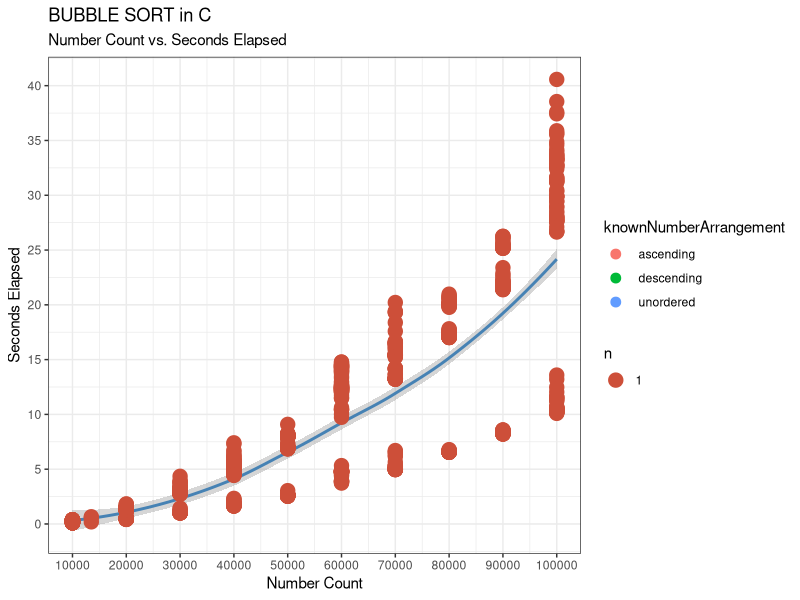

Recreate this plot in R.
# REQUIRED LIBRARIES
library(ggplot2)   # Create Elegant Data Visualisations Using the Grammar of Graphics
library(ggrepel)   # Automatically Position Non-Overlapping Text Labels with 'ggplot2'
# library(ggalt)     # Extra Coordinate Systems, 'Geoms', Statistical Transformations,
# Scales and Fonts for 'ggplot2'

# GRUNT WORK
# Make it  more readable
projectLocation <- "/Users/can/Documents/Family/Can/Master/
University Passau/
Semesters/
WS 19:20/
Empirical Methods for Software Engineering/
EMSE | Exercise/
Sorting\ Algorithm\ Implementations/
bubble-sort"

# The above multi-line style needs the removal of new-line characters
directory <- gsub("\n", "", projectLocation)

# Set and check the working directory
setwd(directory)
getwd()

# PRE-PLOTTING GRUNT WORK
# Turn-off the scientific notation like 1e+48
options(scipen=999)

# Pre-set the BW theme
theme_set(theme_bw())

# DATA OPERATIONS
# Retrieve the data
bubbleSortResults <- read.csv("results-bubble-sort.csv")

# Crop the data set
# Otherwise there is too much data to display
# It gets highly noisy
firstNinetyRows <- 90
chunk <- sample(bubbleSortResults[1:firstNinetyRows,])
# View(chunk)

# Modularly controlling which data set gets displayed
dataSet <- bubbleSortResults

# The usage of the data set
# Also related to making labelling below better for the eyes
numberCount <- dataSet$NumberCount
secondsElapsed <- dataSet$SecondsElapsed
knownNumberArrangement <- dataSet$KnownNumberArrangement

# PLOT IT...
ggplot(dataSet, aes(x = numberCount, 
										y = secondsElapsed)) + 
	# request a scatterplot
	geom_point(aes(col = knownNumberArrangement), 
						 size = 3) + 
	# add a smoothing layer
	# the line of the best fit
	geom_smooth(method = "loess", 
							col = "steelblue", 
							size = 1) +
	# counts chart / overcoming the problem of data points that overlap
	geom_count(col = "tomato3") +		                                              
	ggtitle("BUBBLE SORT in C", 
					subtitle = "Number Count vs. Seconds Elapsed") +
	xlab("Number Count") +
	ylab("Seconds Elapsed") +
	scale_x_continuous(breaks = seq(10000, 100000, 10000)) +
	scale_y_continuous(breaks = seq(0, 80, 5))
# add labelling to the data points
# geom_text_repel(aes(label = knownNumberArrangement), size = 2, data = dataSet)